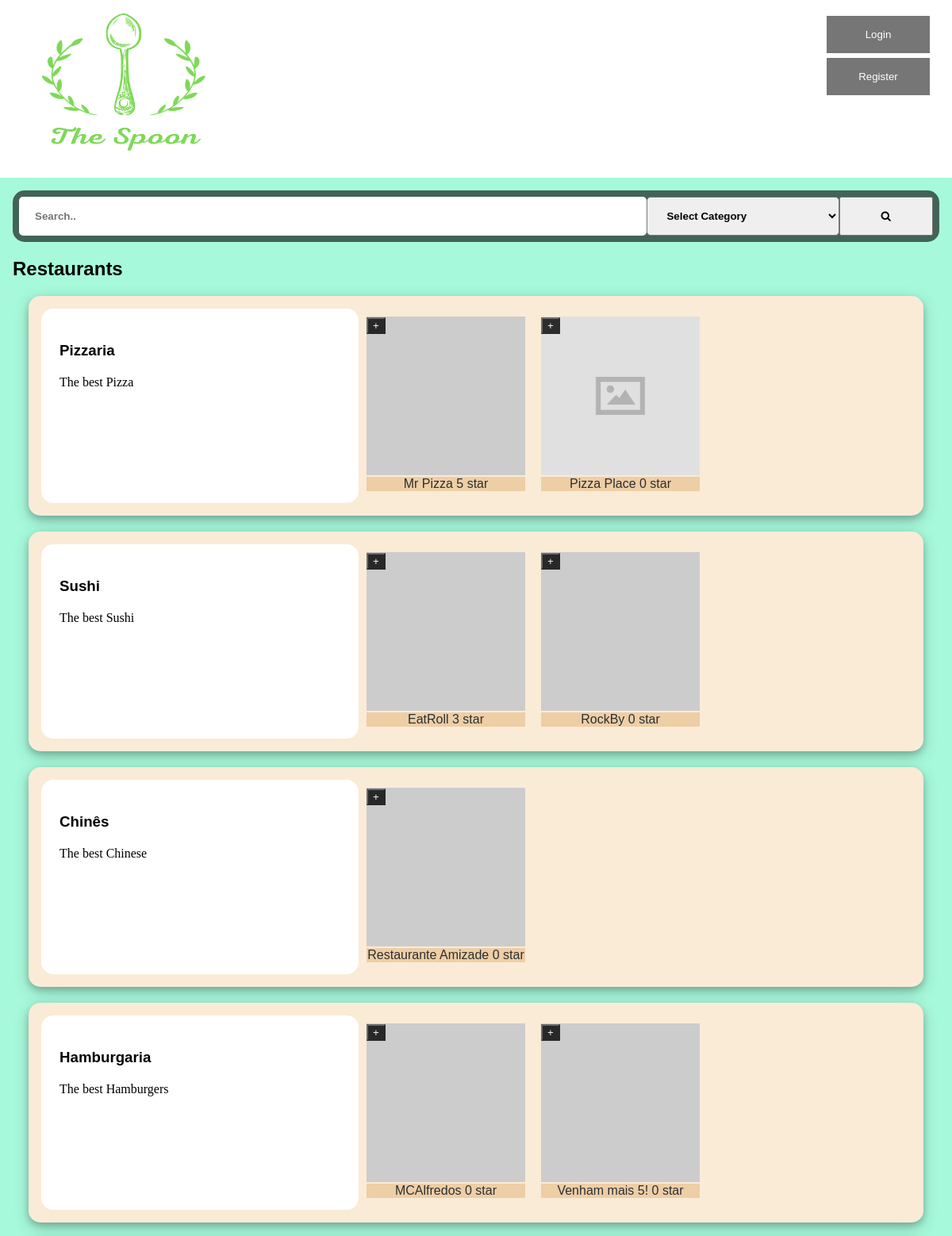
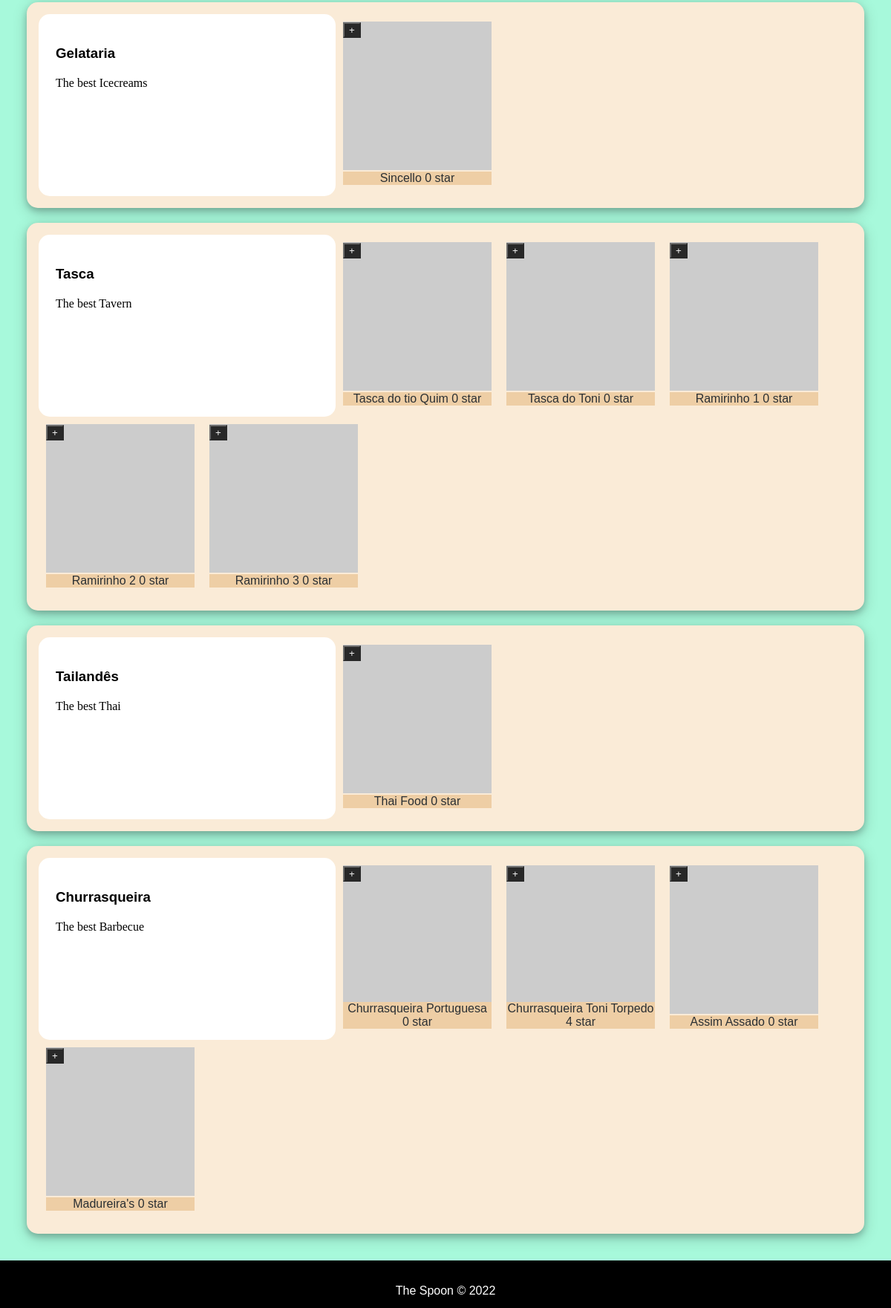
The page /pages on the database its author committed (2 pictures, top to bottom).
### tables this page shows
CREATE TABLE RestCategory (
	idRestCategory		INTEGER PRIMARY KEY,
	Name 			VARCHAR NOT NULL,
	Description		VARCHAR NOT NULL
);

CREATE TABLE Restaurant (
	idRestaurant 		INTEGER PRIMARY KEY,
	Name 			VARCHAR NOT NULL,
	idUser		INTEGER NOT NULL 	CONSTRAINT fk_restaurant_iduser REFERENCES User (idUser)
												ON DELETE CASCADE ON UPDATE CASCADE,
	idRestCategory		INTEGER NOT NULL 	CONSTRAINT fk_restaurant_idrestcategory REFERENCES RestCategory (idRestCategory)
												ON DELETE CASCADE ON UPDATE CASCADE,
	Photo			VARCHAR	DEFAULT '',
	Description		VARCHAR DEFAULT '',
	Rating 		REAL NOT NULL,
	idAddress		INTEGER NOT NULL 	CONSTRAINT fk_restaurant_idaddress REFERENCES Address (idAddress)
												ON DELETE CASCADE ON UPDATE CASCADE,
	CONSTRAINT evaluation_rating CHECK ((Rating >= 0) and (Rating <= 5))
);

### pages/index.php (called while the page is built, shortened)
<?php
  require_once('../database/connection.php');
  require_once('../database/restaurant.class.php');
  require_once('../templates/common.tpl.php');
  require_once('../templates/restaurant.tpl.php');
  $db = getDatabaseConnection();
  $categories = Category::getRestaurantsCategories($db, 8);
  drawRestaurants($db, $categories);
?>

### database/restaurant.class.php (called while the page is built, shortened)
<?php
  class Restaurant {
    public function __construct(int $id, string $name, string $description, string $photo, string $street, string $city, string $state, int $postalCode, float $rating) {
      $this->id = $id;
      $this->name = $name;
      $this->photo = $photo;
      $this->rating = $rating;
    }
    static function getRestaurantsFromCategory(PDO $db, int $count,  int $id) : array {
      $stmt = $db->prepare('
      SELECT idRestaurant, Name, Description, Photo, Street, City, State, PostalCode, Rating
      FROM Restaurant JOIN Address USING (idAddress)
      WHERE idRestCategory = ?
      LIMIT ?
    ');
      $stmt->execute(array($id, $count));
      $restaurants = array();
      while ($restaurant = $stmt->fetch()) {
        $restaurants[] = new Restaurant(
        (int)$restaurant['idRestaurant'],
        $restaurant['Name'],
        $restaurant['Description'],
        $restaurant['Photo'],
        $restaurant['Street'],
        $restaurant['City'],
        $restaurant['State'],
        (int)$restaurant['PostalCode'],
        (float)$restaurant['Rating']
        );
      }
      return $restaurants;
    }
  }
  class Category {
    public function __construct() {
      $argc = func_num_args();
      $this->id = $argv[0];
      $this->name = $argv[1];
      if($argc==3) $this->description = $argv[2];
    }
    static function getRestaurantsCategories(PDO $db, int $count) : array {
      $stmt = $db->prepare('SELECT idRestCategory, Name, Description FROM RestCategory LIMIT ?');
      $stmt->execute(array($count));
      $categories = array();
      while ($category = $stmt->fetch()) {
        $categories[] = new Category(
          (int) $category['idRestCategory'],
          $category['Name'],
          $category['Description']
        );
      }
      return $categories;
    }
  }
?>

### templates/restaurant.tpl.php (the view, shortened to what this page needs)
<?php function drawRestaurants(PDO $db, array $categories) { ?>
  <section class="style-restaraunts" id="restaurants">
    <h2>Restaurants</h2>
    <?php foreach($categories as $category) {
      $restaurants = Restaurant::getRestaurantsFromCategory($db, 5, $category->id);
      drawRestaurantsCategory($restaurants, $category);
    } ?>
  </section>
<?php } ?>
<?php function drawRestaurantsCategory(array $restaurants, Category $category) { ?>
  <section id=<?=$category->name?>>
    <div>
      <h3><?=$category->name?></h3>
      <p><?=$category->description?></p>
    </div>
    <?php foreach($restaurants as $restaurant) { ?>
      <article>
        <div class="restImageName">
          <a href="../pages/restaurant.php?id=<?=$restaurant->id?>" class="restImage" id="restImage-<?=$restaurant->id?>"><img src="<?=$restaurant->photo?>" alt="restaurant image" width="200" height="200"></a>
          <a href="../pages/restaurant.php?id=<?=$restaurant->id?>" class="restName" id="restName-<?=$restaurant->id?>"><?=$restaurant->name?> <?=$restaurant->rating?> star</a>
          <button type="button" class="descOpen" id="descOpen-<?=$restaurant->id?>" onclick="openDescription(<?=$restaurant->id?>)">+</button>
        </div>
      </article>
    <?php } ?>
  </section>
<?php } ?>

### css/mainpage.css (style rules this page uses)
.style-restaraunts { display: block; }
.style-restaraunts>section { display: flex; flex-direction: row; flex-wrap: wrap; margin: 20px; background-color: antiquewhite; border-radius: 15px; padding: 16px; box-shadow: 0 4px 8px 0 rgba(0, 0, 0, 0.2), 0 6px 20px 0 rgba(0, 0, 0, 0.19); }
.style-restaraunts>section>div { background-color: white; width: 25em; padding: 23px; border-radius: 15px; }
.style-restaraunts>section>article { display: flex; flex-direction: row; border-radius: 15px; margin: 10px; }

### css/layout.css (style rules this page uses)
* { -webkit-box-sizing: border-box; -moz-box-sizing: border-box; box-sizing: border-box; }
body { background-color: #a7f9db; margin: 0 auto; display: flex; min-height: 100vh; flex-direction: column; }
a.restName { position: absolute; bottom: 2%; left: 0; }
.descClose, .descOpen { position: relative; left: 0; bottom: 90%; }

### css/common.css (style rules this page uses)
a:not(.loginLink), a:not(.registerLink) { text-decoration: none; color: #2a2f33; }
body { font-family: "Poppins", sans-serif; }
p { font-family: "Lora", serif; line-height: 1.4em; }
.restImageName { position: relative; text-align: center; color: #2a2f33; }
a.restName { color: #2a2f33; background-color: #eecea5; width: 200px; }
.descClose, .descOpen { color: white; background-color: #000; opacity: 0.8; }
.descOpen { display: block; }

### rows shown on the page
restcategory: Name "Pizzaria", Description "The best Pizza"
restaurant: Name "Mr Pizza", Rating "5"
restaurant: Photo (picture), Name "Pizza Place", Rating "0"
restcategory: Name "Sushi", Description "The best Sushi"
restaurant: Name "EatRoll", Rating "3"
restaurant: Name "RockBy", Rating "0"
restcategory: Name "Chinês", Description "The best Chinese"
restaurant: Name "Restaurante Amizade", Rating "0"
restcategory: Name "Hamburgaria", Description "The best Hamburgers"
restaurant: Name "MCAlfredos", Rating "0"
restaurant: Name "Venham mais 5!", Rating "0"
restcategory: Name "Gelataria", Description "The best Icecreams"
restaurant: Name "Sincello", Rating "0"
restcategory: Name "Tasca", Description "The best Tavern"
restaurant: Name "Tasca do tio Quim", Rating "0"
restaurant: Name "Tasca do Toni", Rating "0"
restaurant: Name "Ramirinho 1", Rating "0"
restaurant: Name "Ramirinho 2", Rating "0"
restaurant: Name "Ramirinho 3", Rating "0"
restcategory: Name "Tailandês", Description "The best Thai"
restaurant: Name "Thai Food", Rating "0"
restcategory: Name "Churrasqueira", Description "The best Barbecue"
restaurant: Name "Churrasqueira Portuguesa", Rating "0"
restaurant: Name "Churrasqueira Toni Torpedo", Rating "4"
restaurant: Name "Assim Assado", Rating "0"
restaurant: Name "Madureira's", Rating "0"
